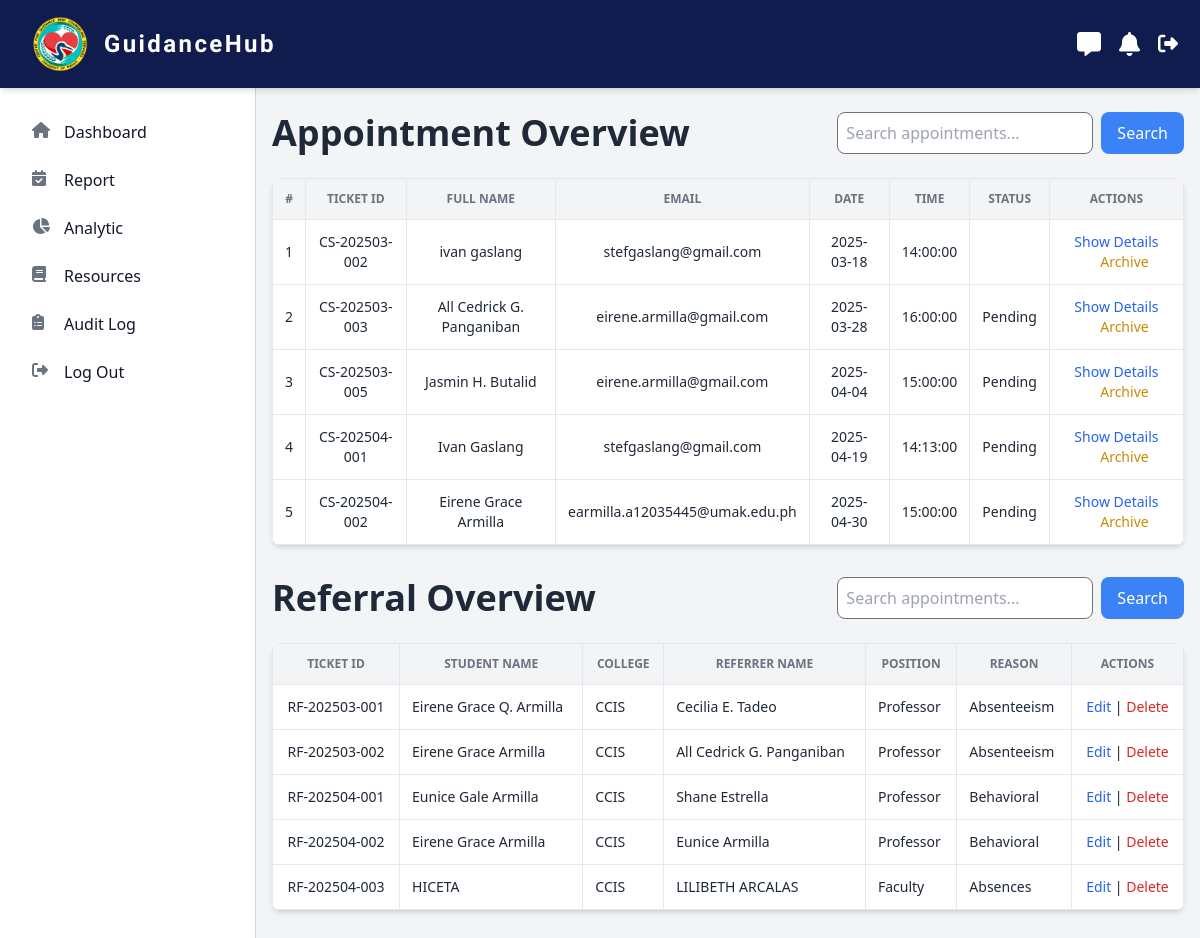
/src/admin/report.php, run on the app's committed database.
### tables this page shows
CREATE TABLE `appointments` (
  `id` int(11) NOT NULL AUTO_INCREMENT,
  `ticket_id` varchar(50) NOT NULL,
  `student_name` varchar(100) NOT NULL,
  `student_email` varchar(100) NOT NULL,
  `college` varchar(100) NOT NULL,
  `year_level` varchar(50) NOT NULL,
  `section` varchar(50) NOT NULL,
  `feelings` text DEFAULT NULL,
  `need_counselor` varchar(5) NOT NULL,
  `counseling_type` varchar(50) NOT NULL,
  `first_date` date NOT NULL,
  `first_time` time NOT NULL,
  `second_date` date NOT NULL,
  `second_time` time NOT NULL,
  `created_at` timestamp NULL DEFAULT current_timestamp(),
  `updated_at` timestamp NULL DEFAULT current_timestamp() ON UPDATE current_timestamp(),
  `status` enum('Pending','Schedule','Completed','Postponed') NOT NULL,
  PRIMARY KEY (`id`)
);

CREATE TABLE `referrals` (
  `id` int(11) NOT NULL AUTO_INCREMENT,
  `ticket_id` varchar(50) NOT NULL,
  `student_name` varchar(255) NOT NULL,
  `college` enum('CBFS','CCIS','CCSE','CGPP','CHK','CITE','CTM','CTHM','IOA','IAD','IIHS','ION','IOP','IOPsy','ISDNB','HSU','SOL') NOT NULL,
  `reason` text NOT NULL,
  `terms_accepted` tinyint(1) NOT NULL,
  `referrer_name` varchar(255) NOT NULL,
  `position` varchar(255) NOT NULL,
  `college_dept` enum('CBFS','CCIS','CCSE','CGPP','CHK','CITE','CTM','CTHM','IOA','IAD','IIHS','ION','IOP','IOPsy','ISDNB','HSU','SOL') NOT NULL,
  `created_at` timestamp NULL DEFAULT current_timestamp(),
  `referrer_email` varchar(100) DEFAULT NULL,
  PRIMARY KEY (`id`)
);

### src/admin/report.php (the view, shortened to what this page needs)
<?php
$servername = "localhost";
$username = "u406807013_guidancehub";
$password = "GuidanceHub@2025";
$dbname = "u406807013_guidancehub";
$con = new mysqli($servername, $username, $password, $dbname);
$appointments_sql = "SELECT * FROM appointments";
$appointments_result = mysqli_query($con, $appointments_sql);
$appointments = [];
if ($appointments_result && mysqli_num_rows($appointments_result) > 0) {
    while ($appointments_row = mysqli_fetch_assoc($appointments_result)) {
        $appointments[] = $appointments_row;
    }
}
$referrals_sql = "SELECT * FROM referrals";
$referrals_result = mysqli_query($con, $referrals_sql);
$referrals = [];
if ($referrals_result && mysqli_num_rows($referrals_result) > 0) {
    while ($referrals_row = mysqli_fetch_assoc($referrals_result)) {
        $referrals[] = $referrals_row;
    }
}
?>
<!doctype html>
<html>
<head>
        <link href="https://cdn.jsdelivr.net/npm/flowbite@2.5.2/dist/flowbite.min.css"  rel="stylesheet" />
        <script src="https://cdn.tailwindcss.com"></script>
        <link href="./output.css" rel="stylesheet">
</head>
<body class="bg-gray-100">
<header class="fixed top-0 left-0 z-50 w-full shadow-md blue-dark marcellus-regular">
    <div class="flex px-3 py-4 lg:px-5 lg:pl-3">
        <div class="flex items-center justify-between w-full mx-auto max-w-7xl">
            <div class="flex items-center mx-5">
                <img src="/src/images/UMAK-CGCS-logo.png" alt="CGCS Logo" class="w-10 h-auto md:w-14">
                <span class="ml-4 font-semibold tracking-widest text-white md:text-2xl">GuidanceHub</span>
            </div>
            <div class="flex items-center gap-4">
                <div class="relative">
                    <button id="messageButton" class="text-white hover:text-gray-300 focus:outline-none">
                        <i class="text-2xl fa-solid fa-message"></i>
                    </button>
                </div>
                <div class="relative">
                    <button id="notificationButton" class="text-white hover:text-gray-300 focus:outline-none">
                        <i class="text-2xl fa-solid fa-bell"></i>
                    </button>
                </div>
                <a href="?logout=true" class="text-white hover:text-gray-300">
                    <i class="text-xl fa-solid fa-right-from-bracket"></i>
                </a>
            </div>
        </div>
    </div>
</header>
<aside id="logo-sidebar" class="fixed top-0 left-0 z-40 w-64 h-screen pt-20 transition-transform bg-white border-r border-gray-300 sm:translate-x-0" aria-label="Sidebar">
    <div class="h-full px-3 pb-4 mt-5 overflow-y-auto">
        <ul class="m-3 space-y-2 font-medium">
            <li><a href="dashboard.php" class="flex items-center p-2 text-gray-900 rounded-lg hover:bg-gray-100 group">
                <i class="w-5 h-5 text-gray-500 fa-solid fa-house group-hover:text-gray-900"></i>
                <span class="ms-3">Dashboard</span>
            </a></li>
            <li><a href="report.php" class="flex items-center p-2 text-gray-900 rounded-lg hover:bg-gray-100 group">
                <i class="w-5 h-5 text-gray-500 fa-solid fa-calendar-check group-hover:text-gray-900"></i>
                <span class="ms-3">Report</span>
            </a></li>
            <li><a href="analytics.php" class="flex items-center p-2 text-gray-900 rounded-lg hover:bg-gray-100 group">
                <i class="w-5 h-5 text-gray-500 fa-solid fa-chart-pie group-hover:text-gray-900"></i>
                <span class="ms-3">Analytic</span>
            </a></li>
            <li><a href="resources.php" class="flex items-center p-2 text-gray-900 rounded-lg hover:bg-gray-100 group">
                <i class="w-5 h-5 text-gray-500 fa-solid fa-book group-hover:text-gray-900"></i>
                <span class="ms-3">Resources</span>
            </a></li>
            <li><a href="audit.php" class="flex items-center p-2 text-gray-900 rounded-lg hover:bg-gray-100 group">
                <i class="w-5 h-5 text-gray-500 fa-solid fa-clipboard-list group-hover:text-gray-900"></i>
                <span class="ms-3">Audit Log</span>
            </a></li>
            <li><a href="?logout=true" class="flex items-center p-2 text-gray-900 rounded-lg hover:bg-gray-100 group">
                <i class="w-5 h-5 text-gray-500 fa-solid fa-right-from-bracket group-hover:text-gray-900"></i>
                <span class="ms-3">Log Out</span>
            </a></li>
        </ul>
    </div>
</aside>
<main class="flex flex-col min-h-screen px-4 pt-20 ml-0 transition-all duration-300 sm:ml-64">
    <section class="mt-8 max-w-7xl">
        <div class="flex items-center justify-between mb-6">
            <h2 class="text-3xl font-bold text-gray-800 sm:text-4xl">Appointment Overview</h2>
            <form method="GET" class="flex">
                <input
                    type="text"
                    name="search"
                    placeholder="Search appointments..."
                    class="w-64 p-2 border rounded-lg focus:ring-2 focus:ring-blue-500"
                >
                <button
                    type="submit"
                    class="px-4 py-2 ml-2 text-white bg-blue-500 rounded-lg hover:bg-blue-600"
                >
                    Search
                </button>
            </form>
        </div>
        <div class="overflow-x-auto bg-white rounded-lg shadow-md">
            <table class="w-full text-sm text-left text-gray-800">
                <thead class="text-xs text-center text-gray-500 uppercase bg-gray-100">
                    <tr>
                        <th class="p-3 border">#</th>
                        <th class="p-3 border">Ticket ID</th>
                        <th class="p-3 border">Full Name</th>
                        <th class="p-3 border">Email</th>
                        <th class="p-3 border">Date</th>
                        <th class="p-3 border">Time</th>
                        <th class="p-3 border">Status</th>
                        <th class="p-3 border">Actions</th>
                    </tr>
                </thead>
                <tbody>
                    <?php
                    if (!empty($appointments)) {
                        $counter = 1;
                        foreach ($appointments as $appointments_row) {
                            echo "<tr class='text-center hover:bg-gray-50'>
                                    <td class='p-3 border'>" . $counter++ . "</td>
                                    <td class='p-3 border'>" . htmlspecialchars($appointments_row['ticket_id']) . "</td>
                                    <td class='p-3 border'>" . htmlspecialchars($appointments_row['student_name']) . "</td>
                                    <td class='p-3 border'>" . htmlspecialchars($appointments_row['student_email']) . "</td>
                                    <td class='p-3 border'>" . htmlspecialchars($appointments_row['first_date']) . "</td>
                                    <td class='p-3 border'>" . htmlspecialchars($appointments_row['first_time']) . "</td>
                                    <td class='p-3 border'>" . htmlspecialchars($appointments_row['status']) . "</td>
                                    <td class='p-3 border'>
                                        <button class='text-blue-600 hover:underline' onclick='showDetails(" . json_encode($appointments_row) . ")'>Show Details</button>
                                        <form action='' method='POST' class='inline-block ml-4'>
                                            <input type='hidden' name='email' value='" . htmlspecialchars($appointments_row['student_email']) . "'>
                                            <button type='submit' name='archive' class='text-yellow-600 hover:underline'>Archive</button>
                                        </form>
                                    </td>
                                </tr>";
                        }
                    } else {
                        echo "<tr><td colspan='7' class='p-4 text-center text-gray-500'>No appointments found</td></tr>";
                    }
                    ?>
                </tbody>
            </table>
        </div>
    </section>
    <section class="mt-8 max-w-7xl">
        <div class="flex items-center justify-between mb-6">
            <h2 class="text-3xl font-bold text-gray-800 sm:text-4xl">Referral Overview</h2>
            <form method="GET" class="flex">
                <input
                    type="text"
                    name="search"
                    placeholder="Search appointments..."
                    class="w-64 p-2 border rounded-lg focus:ring-2 focus:ring-blue-500"
                >
                <button
                    type="submit"
                    class="px-4 py-2 ml-2 text-white bg-blue-500 rounded-lg hover:bg-blue-600"
                >
                    Search
                </button>
            </form>
        </div>
        <div class="overflow-x-auto bg-white rounded-lg shadow-md">
            <table class="w-full text-sm text-left text-gray-800">
                <thead class="text-xs text-center text-gray-500 uppercase bg-gray-100">
                    <tr>
                        <th class="p-3 border">Ticket ID</th>
                        <th class="p-3 border">Student Name</th>
                        <th class="p-3 border">College</th>
                        <th class="p-3 border">Referrer Name</th>
                        <th class="p-3 border">Position</th>
                        <th class="p-3 border">Reason</th>
                        <th class="p-3 border">Actions</th>
                    </tr>
                </thead>
                <tbody>
                    <?php if (!empty($referrals)): ?>
                        <?php foreach ($referrals as $referrals_row): ?>
                            <tr class="hover:bg-gray-50">
                                <td class="p-3 text-center border"><?= htmlspecialchars($referrals_row['ticket_id']) ?></td>
                                <td class="p-3 border"><?= htmlspecialchars($referrals_row['student_name']) ?></td>
                                <td class="p-3 border"><?= htmlspecialchars($referrals_row['college']) ?></td>
                                <td class="p-3 border"><?= htmlspecialchars($referrals_row['referrer_name']) ?></td>
                                <td class="p-3 border"><?= htmlspecialchars($referrals_row['position']) ?></td>
                                <td class="p-3 border"><?= htmlspecialchars($referrals_row['reason']) ?></td>
                                <td class="p-3 text-center border">
                                    <a
                                        href="edit_referral.php?id=<?= $referrals_row['ticket_id'] ?>"
                                        class="text-blue-600 hover:underline"
                                    >Edit</a> |
                                    <a
                                        href="delete_referral.php?id=<?= $referrals_row['ticket_id'] ?>"
                                        class="text-red-600 hover:underline"
                                        onclick="return confirm('Are you sure?');"
                                    >Delete</a>
                                </td>
                            </tr>
                        <?php endforeach; ?>
                    <?php else: ?>
                        <tr>
                            <td colspan="7" class="p-4 text-center text-gray-500 border">No referrals found.</td>
                        </tr>
                    <?php endif; ?>
                </tbody>
            </table>
        </div>
    </section>
</main>
</body>
</html>

### src/admin/report.php (style rules this page uses)
.marcellus-regular { font-family: "Marcellus", serif; font-style: normal; letter-spacing: 2px; }
.blue-dark { background-color: #111c4e; }

### data on the page
appointments: ticket "CS-202503-002", student_name "ivan gaslang", student_email "stefgaslang@gmail.com", first_date "2025-03-18", first_time "14:00:00"
appointments: ticket "CS-202503-003", student_name "All Cedrick G. Panganiban", student_email "eirene.armilla@gmail.com", first_date "2025-03-28", first_time "16:00:00", status "Pending"
appointments: ticket "CS-202503-005", student_name "Jasmin H. Butalid", student_email "eirene.armilla@gmail.com", first_date "2025-04-04", first_time "15:00:00", status "Pending"
appointments: ticket "CS-202504-001", student_name "Ivan Gaslang", student_email "stefgaslang@gmail.com", first_date "2025-04-19", first_time "14:13:00", status "Pending"
appointments: ticket "CS-202504-002", student_name "Eirene Grace Armilla", student_email "earmilla.a12035445@umak.edu.ph", first_date "2025-04-30", first_time "15:00:00", status "Pending"
referrals: ticket "RF-202503-001", student_name "Eirene Grace Q. Armilla", college "CCIS", referrer_name "Cecilia E. Tadeo", position "Professor", reason "Absenteeism"
referrals: ticket "RF-202503-002", student_name "Eirene Grace Armilla", college "CCIS", referrer_name "All Cedrick G. Panganiban", position "Professor", reason "Absenteeism"
referrals: ticket "RF-202504-001", student_name "Eunice Gale Armilla", college "CCIS", referrer_name "Shane Estrella", position "Professor", reason "Behavioral"
referrals: ticket "RF-202504-002", student_name "Eirene Grace Armilla", college "CCIS", referrer_name "Eunice Armilla", position "Professor", reason "Behavioral"
referrals: ticket "RF-202504-003", student_name "HICETA", college "CCIS", referrer_name "LILIBETH ARCALAS", position "Faculty", reason "Absences"
